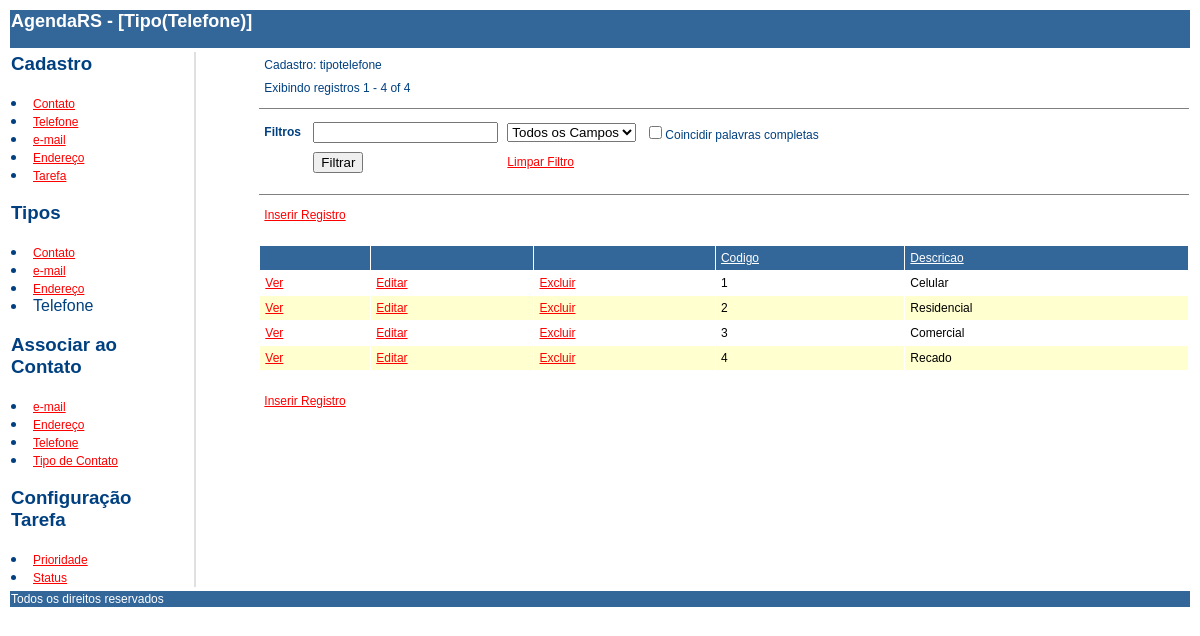
/tipotelefone.php, run on the app's committed database.
### tables this page shows
CREATE TABLE `tipotelefone` (
  `codigoTipoTelefone` int(10) NOT NULL AUTO_INCREMENT,
  `descricao` varchar(120) DEFAULT NULL,
  PRIMARY KEY (`codigoTipoTelefone`),
  UNIQUE KEY `pmkCodigoTipoTelefone` (`codigoTipoTelefone`)
);

### tipotelefone.php (the view, shortened to what this page needs)
<?php
$wholeonly = false;
?>
<html>
    <head>
        <link rel="stylesheet" type="text/css" href="style.css">
    </head>
    <body>
        <table class="bd" width="100%"><tr><td class="hr"><h2>AgendaRS - [Tipo(Telefone)]</h2></td></tr></table>
        <table width="100%">
            <tr>
                <td width="10%" valign="top">
                    <h3>Cadastro</h3>
            <li><a href="contato.php?a=reset">Contato</a>
            <li><a href="telefone.php?a=reset">Telefone</a>
            <li><a href="email.php?a=reset">e-mail</a>
            <li><a href="endereco.php?a=reset">Endere&ccedil;o</a>
            <li><a href="tarefa.php?a=reset">Tarefa</a>
                <h3>Tipos</h3>
            <li><a href="tipocontato.php?a=reset">Contato</a>
            <li><a href="tipoemail.php?a=reset">e-mail</a>
            <li><a href="tipoendereco.php?a=reset">Endere&ccedil;o</a>
            <li>Telefone
                <h3>Associar ao Contato</h3>
            <li><a href="contatoemails.php?a=reset">e-mail</a>
            <li><a href="contatoenderecos.php?a=reset">Endere&ccedil;o</a>
            <li><a href="contatotelefones.php?a=reset">Telefone</a>
            <li><a href="contatotipos.php?a=reset">Tipo de Contato</a>
                <h3>Configura&ccedil;&atilde;o Tarefa</h3>
            <li><a href="tarefaprioridade.php?a=reset">Prioridade</a>
            <li><a href="tarefastatus.php?a=reset">Status</a>
                </td>
            <td width="5%">
            </td>
            <td bgcolor="#e0e0e0">
            </td>
            <td width="5%">
            </td>
            <td width="80%" valign="top">
                <?php
                $conn = connect();
                $showrecs = 20;
                $a = @$_GET["a"];
                $page = @$_GET["page"];
                if (!isset($page))
                    $page = 1;
                switch ($a) {
                    default:
                        select();
                        break;
                }
                ?>
    <table class="bd" width="100%"><tr><td class="hr">Todos os direitos reservados</td></tr></table>
</body>
</html>
<?php
function select() {
    global $showrecs;
    global $page;
    global $filter;
    global $ordtype;
    $checkstr = "";
    if ($ordtype == "asc") {
        $ordtypestr = "desc";
    } else {
        $ordtypestr = "asc";
    }
    $res = sql_select();
    $count = sql_getrecordcount();
    if ($count % $showrecs != 0) {
        $pagecount = intval($count / $showrecs) + 1;
    } else {
        $pagecount = intval($count / $showrecs);
    }
    $startrec = $showrecs * ($page - 1);
    $reccount = min($showrecs * $page, $count);
    ?>
    <table class="bd" border="0" cellspacing="1" cellpadding="4">
        <tr><td>Cadastro: tipotelefone</td></tr>
        <tr><td>Exibindo registros <?php echo $startrec + 1 ?> - <?php echo $reccount ?> of <?php echo $count ?></td></tr>
    </table>
    <hr size="1" noshade>
    <form action="tipotelefone.php" method="post">
        <table class="bd" border="0" cellspacing="1" cellpadding="4">
            <tr>
                <td><b>Filtros</b>&nbsp;</td>
                <td><input type="text" name="filter" value="<?php echo $filter ?>"></td>
                <td><select name="filter_field">
                        <option value="">Todos os Campos</option>
                    </select></td>
                <td><input type="checkbox" name="wholeonly"<?php echo $checkstr ?>>Coincidir palavras completas</td>
                </td></tr>
            <tr>
                <td>&nbsp;</td>
                <td><input type="submit" name="action" value="Filtrar"></td>
                <td><a href="tipotelefone.php?a=reset">Limpar Filtro</a></td>
            </tr>
        </table>
    <hr size="1" noshade>
    <?php showpagenav($page, $pagecount); ?>
    <br>
    <table class="tbl" border="0" cellspacing="1" cellpadding="5"width="100%">
        <tr>
            <td class="hr">&nbsp;</td>
            <td class="hr">&nbsp;</td>
            <td class="hr">&nbsp;</td>
            <td class="hr"><a class="hr" href="tipotelefone.php?order=<?php echo "codigoTipoTelefone" ?>&type=<?php echo $ordtypestr ?>"><?php echo htmlspecialchars("Codigo") ?></a></td>
            <td class="hr"><a class="hr" href="tipotelefone.php?order=<?php echo "descricao" ?>&type=<?php echo $ordtypestr ?>"><?php echo htmlspecialchars("Descricao") ?></a></td>
        </tr>
        <?php
        for ($i = $startrec; $i < $reccount; $i++) {
            $row = mysql_fetch_assoc($res);
            $style = "dr";
            if ($i % 2 != 0) {
                $style = "sr";
            }
            ?>
            <tr>
                <td class="<?php echo $style ?>"><a href="tipotelefone.php?a=view&recid=<?php echo $i ?>">Ver</a></td>
                <td class="<?php echo $style ?>"><a href="tipotelefone.php?a=edit&recid=<?php echo $i ?>">Editar</a></td>
                <td class="<?php echo $style ?>"><a href="tipotelefone.php?a=del&recid=<?php echo $i ?>">Excluir</a></td>
                <td class="<?php echo $style ?>"><?php echo htmlspecialchars($row["codigoTipoTelefone"]) ?></td>
                <td class="<?php echo $style ?>"><?php echo htmlspecialchars($row["descricao"]) ?></td>
            </tr>
            <?php
        }
        ?>
    </table>
    <br>
<?php } ?>
<?php
function showpagenav($page, $pagecount) {
    ?>
    <table class="bd" border="0" cellspacing="1" cellpadding="4">
        <tr>
            <td><a href="tipotelefone.php?a=add">Inserir Registro</a>&nbsp;</td>
        </tr>
    </table>
<?php } ?>
<?php
function connect() {
    $conn = mysql_connect("127.0.0.1", "root", "");
    return $conn;
}
function sqlstr($val) {
    return str_replace("'", "''", $val);
}
function sql_select() {
    global $conn;
    $sql = "SELECT `codigoTipoTelefone`, `descricao` FROM `tipotelefone`";
    $res = mysql_query($sql, $conn) or die(mysql_error());
    return $res;
}
function sql_getrecordcount() {
    global $conn;
    global $filter;
    $filterstr = sqlstr($filter);
    $sql = "SELECT COUNT(*) FROM `tipotelefone`";
    $res = mysql_query($sql, $conn) or die(mysql_error());
    $row = mysql_fetch_assoc($res);
    reset($row);
    return current($row);
}
?>

### style.css (style rules this page uses)
body { background-color: #FFFFFF; color: #004080; font-family: Arial; font-size: 10px; }
.bd { background-color: #FFFFFF; color: #004080; font-family: Arial; font-size: 12px; }
.tbl { background-color: #FFFFFF; }
a:link { color: #FF0000; font-family: Arial; font-size: 12px; }
.hr { background-color: #336699; color: #FFFFFF; font-family: Arial; font-size: 12px; }
a.hr:link { color: #FFFFFF; font-family: Arial; font-size: 12px; }
.dr { background-color: #FFFFFF; color: #000000; font-family: Arial; font-size: 12px; }
.sr { background-color: #FFFFCF; color: #000000; font-family: Arial; font-size: 12px; }

### data on the page
tipotelefone: codigoTipoTelefone "1", descricao "Celular"
tipotelefone: codigoTipoTelefone "2", descricao "Residencial"
tipotelefone: codigoTipoTelefone "3", descricao "Comercial"
tipotelefone: codigoTipoTelefone "4", descricao "Recado"

### other printed values
$startrec + 1 "1"
$reccount "4"
$count "4"
